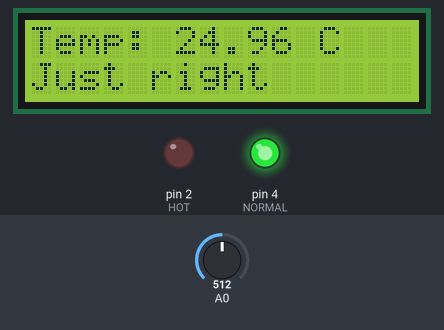
Recording of a sketch running on a simulated Arduino Uno, built with avr-gcc and run on an emulated ATmega328P. Parts: 16×2 character LCD, output pins drawn as LEDs (lit = HIGH). Inputs (shaded band) come from the test bench; at power-on: A0 = 512. Pins used as bus, display or sensor lines are not drawn; what the sketch prints to the serial monitor is not drawn.

Above: at 1.2 s.
1.3 s: A0 set to 606
At 2.7 s:
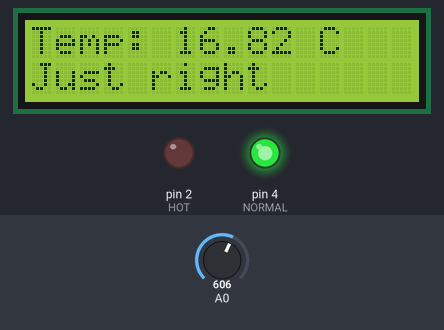
3.6 s: A0 set to 631
At 4.9 s:
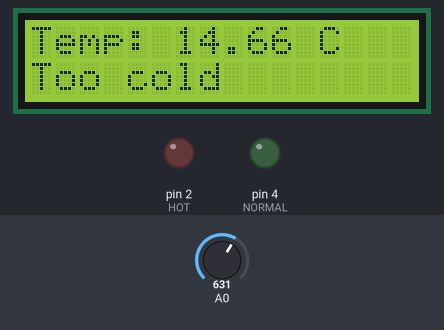
5.7 s: A0 set to 306
At 7.1 s:
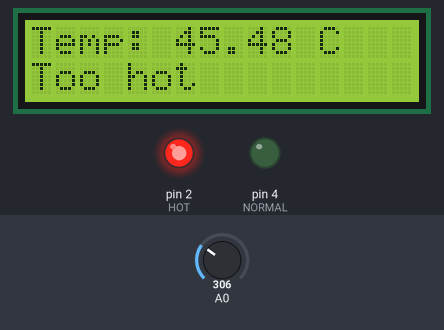
Timing chart, 0 to 8.7 s (numbered marks = the images above; inputs shaded):
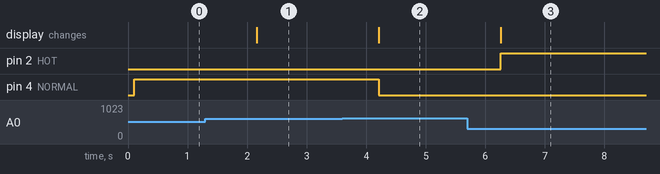

The sketch:

sketch.ino
```cpp
#include <LiquidCrystal_I2C.h>
#include <math.h>

// Definitions for LED pins
#define HOT 2
#define NORMAL 4
#define COLD 6

// Temperature thresholds
float celsius = 0;
float hotTemp = 27;
float coldTemp = 16;
const float BETA = 3950; // Beta coefficient of the thermistor

// LCD display settings
#define I2C_ADDR 0x27
#define LCD_COLUMNS 16
#define LCD_LINES 2
LiquidCrystal_I2C lcd(I2C_ADDR, LCD_COLUMNS, LCD_LINES);

void setup() {
  // Set LED pins as output
  pinMode(HOT, OUTPUT);
  pinMode(NORMAL, OUTPUT);
  pinMode(COLD, OUTPUT);

  // Start serial communication
  Serial.begin(9600);

  // Initialize LCD display
  lcd.init();
  lcd.backlight();
  lcd.setCursor(0, 0);
  lcd.print("Temp. Measuring");
  lcd.setCursor(0, 1);
  lcd.print(" ");
}

void loop() {
  // Read value from the temperature sensor
  int analogValue = analogRead(A0);

  // Calculate temperature using the thermistor formula
  celsius = 1 / (log(1 / (1023. / analogValue - 1)) / BETA + 1.0 / 298.15) - 273.15;

  // Display temperature on serial monitor
  Serial.print("Temperature: ");
  Serial.print(celsius);
  Serial.println(" °C");

  // Display temperature on LCD
  lcd.clear();
  lcd.setCursor(0, 0);
  lcd.print("Temp: ");
  lcd.print(celsius);
  lcd.print(" C");

  // Check temperature state and display appropriate message
  lcd.setCursor(0, 1);
  if (celsius < coldTemp) {
    // Cold
    lcd.print("Too cold");
    digitalWrite(COLD, HIGH);   // Blue LED ON
    digitalWrite(NORMAL, LOW);  // Green LED OFF
    digitalWrite(HOT, LOW);     // Red LED OFF
  }
  else if (celsius >= coldTemp && celsius <= hotTemp) {
    // Just right
    lcd.print("Just right");
    digitalWrite(COLD, LOW);    // Blue LED OFF
    digitalWrite(NORMAL, HIGH); // Green LED ON
    digitalWrite(HOT, LOW);     // Red LED OFF
  }
  else {
    // Hot
    lcd.print("Too hot");
    digitalWrite(COLD, LOW);    // Blue LED OFF
    digitalWrite(NORMAL, LOW);  // Green LED OFF
    digitalWrite(HOT, HIGH);    // Red LED ON
  }

  // Delay for reading stability
  delay(1000);
}
```

Measured:
- the behaviour switches between 615 and 616 on A0 (found by bisection; images 1 and 2)
- after the input at 1.3 s, the display: changes after 0.86 s (image 1)
- after the input at 3.6 s, pin 4 (NORMAL): HIGH → LOW after 0.61 s; the display: changes after 0.61 s (image 2)
- after the input at 5.7 s, pin 2 (HOT): LOW → HIGH after 0.56 s; the display: changes after 0.56 s (image 3)
